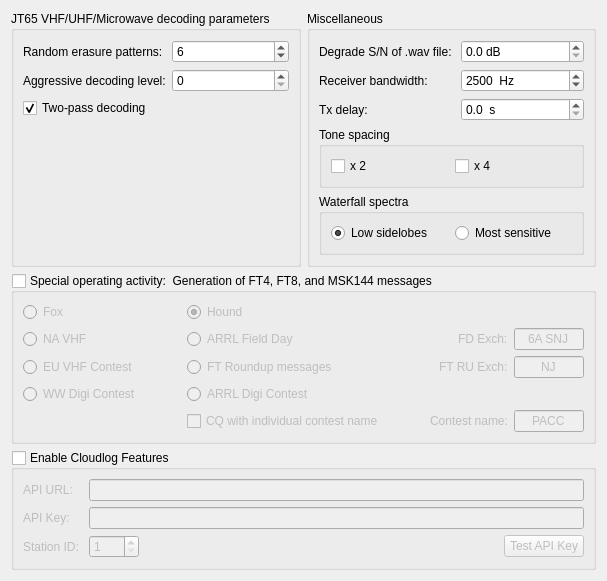
     <widget class="QWidget" name="advanced_tab">
      <attribute name="title">
       <string>Advanced</string>
      </attribute>
      <layout class="QGridLayout" name="gridLayout_9">
       <item row="1" column="0" colspan="2">
        <widget class="QGroupBox" name="gbSpecialOpActivity">
         <property name="title">
          <string>Special operating activity:  Generation of FT4, FT8, and MSK144 messages</string>
         </property>
         <property name="checkable">
          <bool>true</bool>
         </property>
         <property name="checked">
          <bool>false</bool>
         </property>
         <layout class="QGridLayout" name="gridLayout_15" columnstretch="1,0,0,0">
          <item row="1" column="0">
           <widget class="QRadioButton" name="rbNA_VHF_Contest">
            <property name="sizePolicy">
             <sizepolicy hsizetype="Minimum" vsizetype="Preferred">
              <horstretch>0</horstretch>
              <verstretch>0</verstretch>
             </sizepolicy>
            </property>
            <property name="toolTip">
             <string>&lt;html&gt;&lt;head/&gt;&lt;body&gt;&lt;p&gt;North American VHF/UHF/Microwave contests and others in which a 4-character grid locator is the required exchange.&lt;/p&gt;&lt;/body&gt;&lt;/html&gt;</string>
            </property>
            <property name="accessibleName">
             <string>NA VHF Contest</string>
            </property>
            <property name="text">
             <string>NA VHF</string>
            </property>
            <attribute name="buttonGroup">
             <string notr="true">special_op_activity_button_group</string>
            </attribute>
           </widget>
          </item>
          <item row="0" column="3">
           <widget class="QRadioButton" name="rbHound">
            <property name="toolTip">
             <string>&lt;html&gt;&lt;head/&gt;&lt;body&gt;&lt;p&gt;FT8 DXpedition mode:  Hound operator calling the DX.&lt;/p&gt;&lt;/body&gt;&lt;/html&gt;</string>
            </property>
            <property name="accessibleName">
             <string>Hound</string>
            </property>
            <property name="text">
             <string>Hound</string>
            </property>
            <property name="checked">
             <bool>true</bool>
            </property>
            <attribute name="buttonGroup">
             <string notr="true">special_op_activity_button_group</string>
            </attribute>
           </widget>
          </item>
          <item row="2" column="3">
           <layout class="QHBoxLayout" name="horizontalLayout_18" stretch="2,1,1">
            <item>
             <widget class="QRadioButton" name="rbRTTY_Roundup">
              <property name="toolTip">
               <string>&lt;html&gt;&lt;head/&gt;&lt;body&gt;&lt;p&gt;FT Roundup and similar contests. Exchange is US state, Canadian province, or &amp;quot;DX&amp;quot;.&lt;/p&gt;&lt;/body&gt;&lt;/html&gt;</string>
              </property>
              <property name="accessibleName">
               <string>R T T Y Roundup</string>
              </property>
              <property name="text">
               <string>FT Roundup messages</string>
              </property>
              <attribute name="buttonGroup">
               <string notr="true">special_op_activity_button_group</string>
              </attribute>
             </widget>
            </item>
            <item>
             <spacer name="horizontalSpacer_10">
              <property name="orientation">
               <enum>Qt::Horizontal</enum>
              </property>
              <property name="sizeHint" stdset="0">
               <size>
                <width>40</width>
                <height>20</height>
               </size>
              </property>
             </spacer>
            </item>
            <item>
             <layout class="QFormLayout" name="formLayout_17">
              <item row="0" column="0">
               <widget class="QLabel" name="labRTTY">
                <property name="accessibleName">
                 <string>RTTY Roundup exchange</string>
                </property>
                <property name="text">
                 <string>FT RU Exch:</string>
                </property>
                <property name="buddy">
                 <cstring>RTTY_Exchange</cstring>
                </property>
               </widget>
              </item>
              <item row="0" column="1">
               <widget class="QLineEdit" name="RTTY_Exchange">
                <property name="minimumSize">
                 <size>
                  <width>70</width>
                  <height>0</height>
                 </size>
                </property>
                <property name="toolTip">
                 <string>&lt;html&gt;&lt;head/&gt;&lt;body&gt;&lt;p&gt;FT Roundup and similar contests. Exchange is US state, Canadian province, or &amp;quot;DX&amp;quot;.&lt;/p&gt;&lt;/body&gt;&lt;/html&gt;</string>
                </property>
                <property name="text">
                 <string>NJ</string>
                </property>
                <property name="alignment">
                 <set>Qt::AlignCenter</set>
                </property>
               </widget>
              </item>
             </layout>
            </item>
           </layout>
          </item>
          <item row="1" column="3">
           <layout class="QHBoxLayout" name="horizontalLayout_17" stretch="2,1,1">
            <item>
             <widget class="QRadioButton" name="rbField_Day">
              <property name="toolTip">
               <string>&lt;html&gt;&lt;head/&gt;&lt;body&gt;&lt;p&gt;ARRL Field Day exchange: number of transmitters, Class, and ARRL/RAC section or &amp;quot;DX&amp;quot;.&lt;/p&gt;&lt;/body&gt;&lt;/html&gt;</string>
              </property>
              <property name="accessibleName">
               <string>A R R L Field Day</string>
              </property>
              <property name="text">
               <string>ARRL Field Day</string>
              </property>
              <attribute name="buttonGroup">
               <string notr="true">special_op_activity_button_group</string>
              </attribute>
             </widget>
            </item>
            <item>
             <spacer name="horizontalSpacer_9">
              <property name="orientation">
               <enum>Qt::Horizontal</enum>
              </property>
              <property name="sizeHint" stdset="0">
               <size>
                <width>40</width>
                <height>20</height>
               </size>
              </property>
             </spacer>
            </item>
            <item>
             <layout class="QFormLayout" name="formLayout_16">
              <item row="0" column="0">
               <widget class="QLabel" name="labFD">
                <property name="accessibleName">
                 <string>Field Day exchange</string>
                </property>
                <property name="text">
                 <string>FD Exch:</string>
                </property>
                <property name="buddy">
                 <cstring>Field_Day_Exchange</cstring>
                </property>
               </widget>
              </item>
              <item row="0" column="1">
               <widget class="QLineEdit" name="Field_Day_Exchange">
                <property name="minimumSize">
                 <size>
                  <width>70</width>
                  <height>0</height>
                 </size>
                </property>
                <property name="toolTip">
                 <string>&lt;html&gt;&lt;head/&gt;&lt;body&gt;&lt;p&gt;ARRL Field Day exchange: number of transmitters, Class, and ARRL/RAC section or &amp;quot;DX&amp;quot;.&lt;/p&gt;&lt;/body&gt;&lt;/html&gt;</string>
                </property>
                <property name="text">
                 <string>6A SNJ</string>
                </property>
                <property name="alignment">
                 <set>Qt::AlignCenter</set>
                </property>
               </widget>
              </item>
             </layout>
            </item>
           </layout>
          </item>
          <item row="4" column="3">
           <layout class="QHBoxLayout" name="horizontalLayout_24">
            <item>
             <widget class="QCheckBox" name="cbContestName">
              <property name="toolTip">
               <string>&lt;html&gt;&lt;head/&gt;&lt;body&gt;&lt;p&gt;Call CQ with an individual contest name instead of TEST, RU, or WW (for example CQ PACC).&lt;/p&gt;&lt;/body&gt;&lt;/html&gt;
</string>
              </property>
              <property name="text">
               <string>CQ with individual contest name</string>
              </property>
             </widget>
            </item>
            <item>
             <spacer name="horizontalSpacer_12">
              <property name="orientation">
               <enum>Qt::Horizontal</enum>
              </property>
              <property name="sizeHint" stdset="0">
               <size>
                <width>40</width>
                <height>20</height>
               </size>
              </property>
             </spacer>
            </item>
            <item>
             <layout class="QHBoxLayout" name="horizontalLayout_25">
              <item>
               <widget class="QLabel" name="labCN">
                <property name="text">
                 <string>Contest name:</string>
                </property>
               </widget>
              </item>
              <item>
               <widget class="QLineEdit" name="Contest_Name">
                <property name="maximumSize">
                 <size>
                  <width>70</width>
                  <height>16777215</height>
                 </size>
                </property>
                <property name="text">
                 <string>PACC</string>
                </property>
                <property name="maxLength">
                 <number>4</number>
                </property>
                <property name="cursorPosition">
                 <number>2</number>
                </property>
                <property name="alignment">
                 <set>Qt::AlignCenter</set>
                </property>
               </widget>
              </item>
             </layout>
            </item>
           </layout>
          </item>
          <item row="2" column="0">
           <widget class="QRadioButton" name="rbEU_VHF_Contest">
            <property name="sizePolicy">
             <sizepolicy hsizetype="Minimum" vsizetype="Preferred">
              <horstretch>0</horstretch>
              <verstretch>0</verstretch>
             </sizepolicy>
            </property>
            <property name="toolTip">
             <string>&lt;html&gt;&lt;head/&gt;&lt;body&gt;&lt;p&gt;European VHF+ contests requiring a signal report, serial number, and 6-character locator.&lt;/p&gt;&lt;/body&gt;&lt;/html&gt;</string>
            </property>
            <property name="accessibleName">
             <string>EU VHF Contest</string>
            </property>
            <property name="text">
             <string>EU VHF Contest</string>
            </property>
            <attribute name="buttonGroup">
             <string notr="true">special_op_activity_button_group</string>
            </attribute>
           </widget>
          </item>
          <item row="0" column="0">
           <widget class="QRadioButton" name="rbFox">
            <property name="toolTip">
             <string>&lt;html&gt;&lt;head/&gt;&lt;body&gt;&lt;p&gt;FT8 DXpedition mode:  Fox (DXpedition) operator.&lt;/p&gt;&lt;/body&gt;&lt;/html&gt;</string>
            </property>
            <property name="accessibleName">
             <string>Fox</string>
            </property>
            <property name="text">
             <string>Fox</string>
            </property>
            <property name="checked">
             <bool>false</bool>
            </property>
            <attribute name="buttonGroup">
             <string notr="true">special_op_activity_button_group</string>
            </attribute>
           </widget>
          </item>
          <item row="0" column="1" rowspan="3">
           <spacer name="horizontalSpacer_11">
            <property name="orientation">
             <enum>Qt::Horizontal</enum>
            </property>
            <property name="sizeHint" stdset="0">
             <size>
              <width>40</width>
              <height>20</height>
             </size>
            </property>
           </spacer>
          </item>
          <item row="3" column="3">
           <widget class="QRadioButton" name="rbARRL_Digi">
            <property name="toolTip">
             <string>&lt;html&gt;&lt;head/&gt;&lt;body&gt;&lt;p&gt;ARRL International Digital Contest&lt;/p&gt;&lt;/body&gt;&lt;/html&gt;</string>
            </property>
            <property name="text">
             <string>ARRL Digi Contest</string>
            </property>
            <attribute name="buttonGroup">
             <string notr="true">special_op_activity_button_group</string>
            </attribute>
           </widget>
          </item>
          <item row="3" column="0">
           <widget class="QRadioButton" name="rbWW_DIGI">
            <property name="minimumSize">
             <size>
              <width>0</width>
              <height>18</height>
             </size>
            </property>
            <property name="toolTip">
             <string>&lt;html&gt;&lt;head/&gt;&lt;body&gt;&lt;p&gt;World-Wide Digi-mode contest&lt;/p&gt;&lt;p&gt;&lt;br/&gt;&lt;/p&gt;&lt;/body&gt;&lt;/html&gt;</string>
            </property>
            <property name="accessibleName">
             <string>WW Digital Contest</string>
            </property>
            <property name="text">
             <string>WW Digi Contest</string>
            </property>
            <attribute name="buttonGroup">
             <string notr="true">special_op_activity_button_group</string>
            </attribute>
           </widget>
          </item>
         </layout>
        </widget>
       </item>
       <item row="3" column="0" colspan="2">
        <spacer name="verticalSpacer_8">
         <property name="orientation">
          <enum>Qt::Vertical</enum>
         </property>
         <property name="sizeType">
          <enum>QSizePolicy::Expanding</enum>
         </property>
         <property name="sizeHint" stdset="0">
          <size>
           <width>0</width>
           <height>0</height>
          </size>
         </property>
        </spacer>
       </item>
       <item row="0" column="1">
        <widget class="QGroupBox" name="groupBox_5">
         <property name="title">
          <string>Miscellaneous</string>
         </property>
         <layout class="QFormLayout" name="formLayout_10">
          <item row="0" column="0">
           <widget class="QLabel" name="label_3">
            <property name="text">
             <string>Degrade S/N of .wav file: </string>
            </property>
            <property name="buddy">
             <cstring>sbDegrade</cstring>
            </property>
           </widget>
          </item>
          <item row="0" column="1">
           <widget class="QDoubleSpinBox" name="sbDegrade">
            <property name="toolTip">
             <string>For offline sensitivity tests</string>
            </property>
            <property name="suffix">
             <string> dB</string>
            </property>
            <property name="decimals">
             <number>1</number>
            </property>
            <property name="singleStep">
             <double>1.000000000000000</double>
            </property>
           </widget>
          </item>
          <item row="1" column="0">
           <widget class="QLabel" name="label_9">
            <property name="text">
             <string>Receiver bandwidth:</string>
            </property>
            <property name="buddy">
             <cstring>sbBandwidth</cstring>
            </property>
           </widget>
          </item>
          <item row="1" column="1">
           <widget class="QSpinBox" name="sbBandwidth">
            <property name="toolTip">
             <string>For offline sensitivity tests</string>
            </property>
            <property name="suffix">
             <string>  Hz</string>
            </property>
            <property name="maximum">
             <number>6000</number>
            </property>
            <property name="singleStep">
             <number>100</number>
            </property>
            <property name="value">
             <number>2500</number>
            </property>
           </widget>
          </item>
          <item row="2" column="0">
           <widget class="QLabel" name="label_11">
            <property name="text">
             <string>Tx delay:</string>
            </property>
            <property name="buddy">
             <cstring>sbTxDelay</cstring>
            </property>
           </widget>
          </item>
          <item row="2" column="1">
           <widget class="QDoubleSpinBox" name="sbTxDelay">
            <property name="toolTip">
             <string>Minimum delay between assertion of PTT and start of Tx audio.</string>
            </property>
            <property name="suffix">
             <string>  s</string>
            </property>
            <property name="decimals">
             <number>1</number>
            </property>
            <property name="minimum">
             <double>0.000000000000000</double>
            </property>
            <property name="maximum">
             <double>0.500000000000000</double>
            </property>
            <property name="singleStep">
             <double>0.100000000000000</double>
            </property>
           </widget>
          </item>
          <item row="3" column="0" colspan="2">
           <widget class="QGroupBox" name="groupBox_10">
            <property name="minimumSize">
             <size>
              <width>0</width>
              <height>50</height>
             </size>
            </property>
            <property name="accessibleName">
             <string>Tone spacing</string>
            </property>
            <property name="title">
             <string>Tone spacing</string>
            </property>
            <layout class="QHBoxLayout" name="horizontalLayout_19">
             <item>
              <widget class="QCheckBox" name="cbx2ToneSpacing">
               <property name="toolTip">
                <string>&lt;html&gt;&lt;head/&gt;&lt;body&gt;&lt;p&gt;Generate Tx audio with twice the normal tone spacing.  Intended for special LF/MF transmitters that use a divide-by-2 before generating RF.&lt;/p&gt;&lt;/body&gt;&lt;/html&gt;</string>
               </property>
               <property name="text">
                <string>x 2</string>
               </property>
              </widget>
             </item>
             <item>
              <widget class="QCheckBox" name="cbx4ToneSpacing">
               <property name="enabled">
                <bool>true</bool>
               </property>
               <property name="toolTip">
                <string>&lt;html&gt;&lt;head/&gt;&lt;body&gt;&lt;p&gt;Generate Tx audio with four times the normal tone spacing. Intended for special LF/MF transmitters that use a divide-by-4 before generating RF.&lt;/p&gt;&lt;/body&gt;&lt;/html&gt;</string>
               </property>
               <property name="text">
                <string>x 4 </string>
               </property>
              </widget>
             </item>
            </layout>
           </widget>
          </item>
          <item row="4" column="0" colspan="2">
           <widget class="QGroupBox" name="groupBox_7">
            <property name="minimumSize">
             <size>
              <width>0</width>
              <height>50</height>
             </size>
            </property>
            <property name="accessibleName">
             <string>Waterfall spectra</string>
            </property>
            <property name="title">
             <string>Waterfall spectra</string>
            </property>
            <layout class="QHBoxLayout" name="horizontalLayout_16">
             <item>
              <widget class="QRadioButton" name="rbLowSidelobes">
               <property name="text">
                <string>Low sidelobes</string>
               </property>
               <property name="checked">
                <bool>true</bool>
               </property>
              </widget>
             </item>
             <item>
              <widget class="QRadioButton" name="rbMaxSensitivity">
               <property name="text">
                <string>Most sensitive</string>
               </property>
              </widget>
             </item>
            </layout>
           </widget>
          </item>
         </layout>
        </widget>
       </item>
       <item row="0" column="0">
        <widget class="QGroupBox" name="groupBox_6">
         <property name="toolTip">
          <string>&lt;html&gt;&lt;head/&gt;&lt;body&gt;&lt;p&gt;User-selectable parameters for JT65 VHF/UHF/Microwave decoding.&lt;/p&gt;&lt;/body&gt;&lt;/html&gt;</string>
         </property>
         <property name="title">
          <string>JT65 VHF/UHF/Microwave decoding parameters</string>
         </property>
         <layout class="QFormLayout" name="formLayout_11">
          <item row="0" column="0">
           <widget class="QLabel" name="label_2">
            <property name="text">
             <string>Random erasure patterns:</string>
            </property>
            <property name="buddy">
             <cstring>sbNtrials</cstring>
            </property>
           </widget>
          </item>
          <item row="0" column="1">
           <widget class="QSpinBox" name="sbNtrials">
            <property name="toolTip">
             <string>&lt;html&gt;&lt;head/&gt;&lt;body&gt;&lt;p&gt;Maximum number of erasure patterns for stochastic soft-decision Reed Solomon decoder is 10^(n/2).&lt;/p&gt;&lt;/body&gt;&lt;/html&gt;</string>
            </property>
            <property name="minimum">
             <number>0</number>
            </property>
            <property name="maximum">
             <number>12</number>
            </property>
            <property name="value">
             <number>6</number>
            </property>
           </widget>
          </item>
          <item row="1" column="0">
           <widget class="QLabel" name="label_4">
            <property name="text">
             <string>Aggressive decoding level:</string>
            </property>
            <property name="buddy">
             <cstring>sbAggressive</cstring>
            </property>
           </widget>
          </item>
          <item row="1" column="1">
           <widget class="QSpinBox" name="sbAggressive">
            <property name="toolTip">
             <string>&lt;html&gt;&lt;head/&gt;&lt;body&gt;&lt;p&gt;Higher levels will increase the probability of decoding, but will also increase probability of a false decode.&lt;/p&gt;&lt;/body&gt;&lt;/html&gt;</string>
            </property>
            <property name="maximum">
             <number>10</number>
            </property>
           </widget>
          </item>
          <item row="2" column="0">
           <widget class="QCheckBox" name="cbTwoPass">
            <property name="text">
             <string>Two-pass decoding</string>
            </property>
            <property name="checked">
             <bool>true</bool>
            </property>
           </widget>
          </item>
         </layout>
        </widget>
       </item>
       <item row="2" column="0" colspan="2">
        <widget class="QGroupBox" name="gbCloudlog">
         <property name="sizePolicy">
          <sizepolicy hsizetype="Preferred" vsizetype="Expanding">
           <horstretch>0</horstretch>
           <verstretch>0</verstretch>
          </sizepolicy>
         </property>
         <property name="minimumSize">
          <size>
           <width>0</width>
           <height>0</height>
          </size>
         </property>
         <property name="title">
          <string>Enable Cloudlog Features</string>
         </property>
         <property name="checkable">
          <bool>true</bool>
         </property>
         <property name="checked">
          <bool>false</bool>
         </property>
         <layout class="QGridLayout" name="gridLayout_22">
          <item row="0" column="0">
           <layout class="QGridLayout" name="gridLayout_21">
            <item row="0" column="0">
             <widget class="QLabel" name="label_16">
              <property name="text">
               <string>API URL: </string>
              </property>
             </widget>
            </item>
            <item row="1" column="0">
             <widget class="QLabel" name="label_17">
              <property name="text">
               <string>API Key: </string>
              </property>
             </widget>
            </item>
            <item row="2" column="0">
             <widget class="QLabel" name="label_19">
              <property name="text">
               <string>Station ID: </string>
              </property>
             </widget>
            </item>
            <item row="2" column="1">
             <widget class="QSpinBox" name="sbCloudlogStationID">
              <property name="enabled">
               <bool>true</bool>
              </property>
              <property name="minimumSize">
               <size>
                <width>50</width>
                <height>0</height>
               </size>
              </property>
              <property name="maximumSize">
               <size>
                <width>100</width>
                <height>16777215</height>
               </size>
              </property>
              <property name="minimum">
               <number>1</number>
              </property>
              <property name="maximum">
               <number>999</number>
              </property>
             </widget>
            </item>
            <item row="1" column="1" colspan="3">
             <widget class="QLineEdit" name="leCloudlogApiKey"/>
            </item>
            <item row="0" column="1" colspan="3">
             <widget class="QLineEdit" name="leCloudlogApiUrl"/>
            </item>
            <item row="2" column="3">
             <widget class="QPushButton" name="pbTestCloudlog">
              <property name="toolTip">
               <string>&lt;html&gt;&lt;head/&gt;&lt;body&gt;&lt;p&gt;Test the Cloudlog API key.&lt;/p&gt;&lt;p&gt;The button will turn green if the API key is writable. It will turn orange if the API key is read-only. If the API key is inavalied it will turn red.&lt;/p&gt;&lt;/body&gt;&lt;/html&gt;</string>
              </property>
              <property name="text">
               <string>Test API Key</string>
              </property>
             </widget>
            </item>
            <item row="2" column="2">
             <spacer name="horizontalSpacer_13">
              <property name="orientation">
               <enum>Qt::Horizontal</enum>
              </property>
              <property name="sizeHint" stdset="0">
               <size>
                <width>40</width>
                <height>20</height>
               </size>
              </property>
             </spacer>
            </item>
           </layout>
          </item>
         </layout>
        </widget>
       </item>
      </layout>
     </widget>
